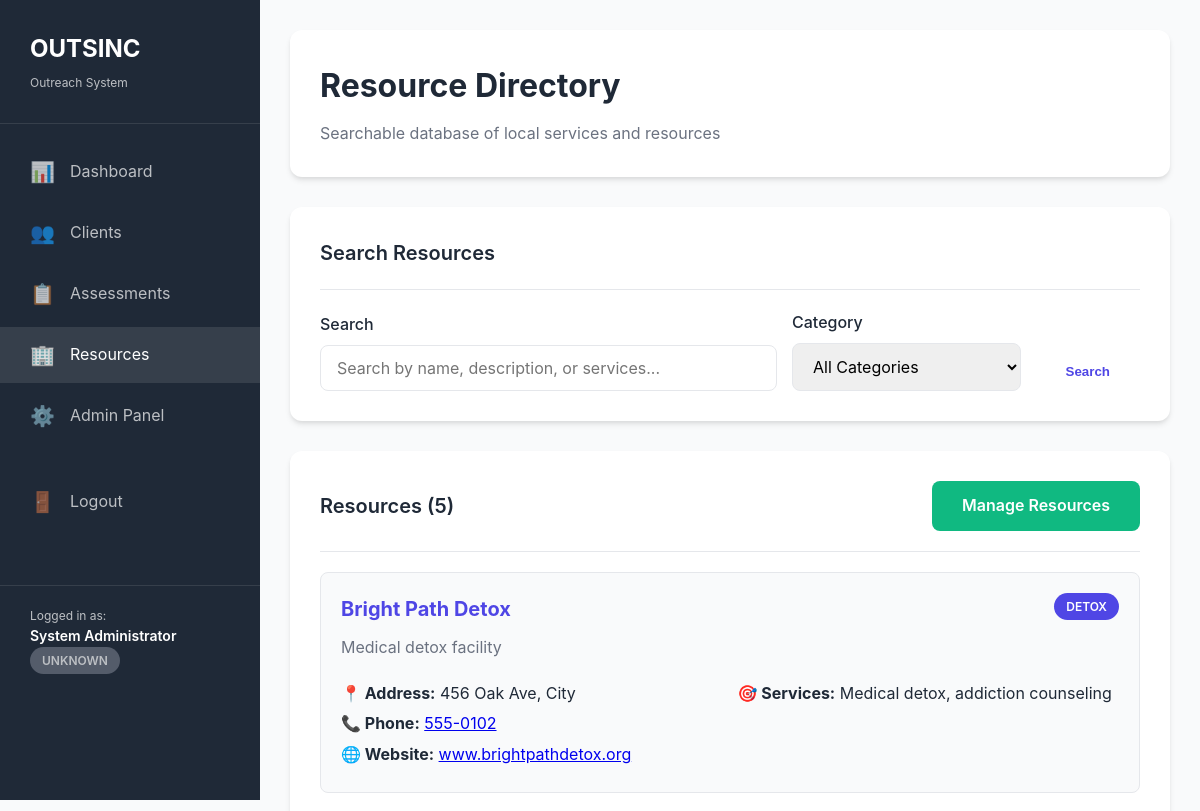
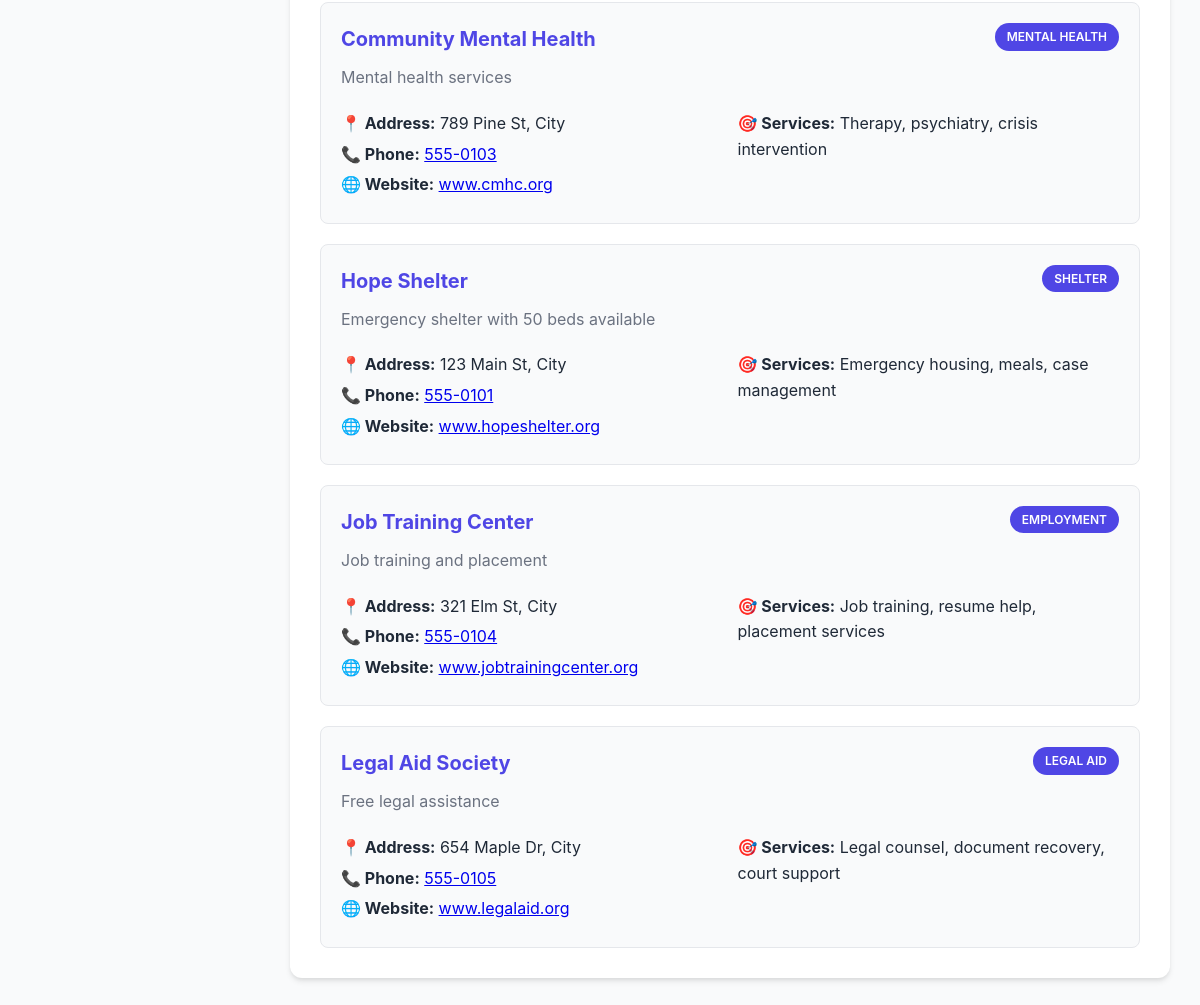
The page /modules/resources/list.php (signed in) on the database its author committed (2 pictures, top to bottom).
### tables this page shows
CREATE TABLE IF NOT EXISTS resources (
    id INT AUTO_INCREMENT PRIMARY KEY,
    name VARCHAR(200) NOT NULL,
    category ENUM('shelter', 'housing', 'detox', 'rehab', 'mental_health', 'employment', 'legal', 'healthcare', 'food', 'transportation', 'education', 'other') NOT NULL,
    description TEXT,
    address TEXT,
    phone VARCHAR(20),
    email VARCHAR(100),
    website VARCHAR(200),
    hours_of_operation TEXT,
    eligibility_criteria TEXT,
    services_offered TEXT,
    status ENUM('active', 'inactive') DEFAULT 'active',
    created_at TIMESTAMP DEFAULT CURRENT_TIMESTAMP,
    updated_at TIMESTAMP DEFAULT CURRENT_TIMESTAMP ON UPDATE CURRENT_TIMESTAMP
);

### includes/session.php (called while the page is built, shortened)
<?php
function isLoggedIn() {
    return isset($_SESSION['user_id']) && isset($_SESSION['user_role']);
}
function hasRole($role) {
    return isLoggedIn() && $_SESSION['user_role'] === $role;
}
?>

### modules/resources/list.php (the view, shortened to what this page needs)
<?php
require_once '../../includes/session.php';
$conn = getConnection();
$resources = [];
$searchTerm = $_GET['search'] ?? '';
if ($conn) {
    $query = "SELECT * FROM resources WHERE status = 'active'";
    $params = [];
    $types = '';
    $query .= " ORDER BY name ASC";
    if ($params) {
        $stmt = $conn->prepare($query);
        array_unshift($params, $types);
        call_user_func_array([$stmt, 'bind_param'], $params);
        $stmt->execute();
        $result = $stmt->get_result();
    } else {
        $result = $conn->query($query);
    }
    if ($result) {
        while ($row = $result->fetch_assoc()) {
            $resources[] = $row;
        }
    }
}
$categories = [
    'shelter' => 'Shelter',
    'housing' => 'Housing',
    'detox' => 'Detox',
    'rehab' => 'Rehabilitation',
    'mental_health' => 'Mental Health',
    'employment' => 'Employment',
    'legal' => 'Legal Aid',
    'healthcare' => 'Healthcare',
    'food' => 'Food',
    'transportation' => 'Transportation',
    'education' => 'Education',
    'other' => 'Other'
];
?>
<!DOCTYPE html>
<html lang="en">
<head>
    <link rel="stylesheet" href="/assets/css/style.css">
</head>
<body>
    <div class="dashboard">
        <?php include '../../includes/sidebar.php'; ?>
        <div class="main-content">
            <div class="page-header">
                <h1>Resource Directory</h1>
                <p>Searchable database of local services and resources</p>
            </div>
            <div class="card">
                <div class="card-header">
                    <h2 class="card-title">Search Resources</h2>
                </div>
                <div class="card-body">
                    <form method="GET" action="">
                        <div style="display: grid; grid-template-columns: 2fr 1fr auto; gap: 15px; align-items: end;">
                            <div class="form-group" style="margin: 0;">
                                <label class="form-label">Search</label>
                                <input type="text" class="form-control" name="search"
                                       value="<?php echo htmlspecialchars($searchTerm); ?>"
                                       placeholder="Search by name, description, or services...">
                            </div>
                            <div class="form-group" style="margin: 0;">
                                <label class="form-label">Category</label>
                                <select class="form-control" name="category">
                                    <option value="">All Categories</option>
                                </select>
                            </div>
                            <button type="submit" class="btn btn-primary">Search</button>
                        </div>
                    </form>
                </div>
            </div>
            <div class="card">
                <div class="card-header">
                    <h2 class="card-title">Resources (<?php echo count($resources); ?>)</h2>
                    <?php if (hasRole('admin')): ?>
                        <a href="/admin/resources.php" class="btn btn-success">Manage Resources</a>
                    <?php endif; ?>
                </div>
                <div class="card-body">
                    <?php if (empty($resources)): ?>
                        <p class="text-center">No resources found matching your criteria.</p>
                    <?php else: ?>
                        <div style="display: grid; gap: 20px;">
                            <?php foreach ($resources as $resource): ?>
                                <div style="padding: 20px; border: 1px solid var(--border-color); border-radius: 8px; background: var(--light-color);">
                                    <div style="display: flex; justify-content: space-between; align-items: start; margin-bottom: 10px;">
                                        <h3 style="margin: 0; font-size: 20px; color: var(--primary-color);">
                                            <?php echo htmlspecialchars($resource['name']); ?>
                                        </h3>
                                        <span class="badge badge-primary"><?php echo $categories[$resource['category']] ?? $resource['category']; ?></span>
                                    </div>
                                    <?php if ($resource['description']): ?>
                                        <p style="margin: 10px 0; color: var(--gray-color);">
                                            <?php echo htmlspecialchars($resource['description']); ?>
                                        </p>
                                    <?php endif; ?>
                                    <div style="display: grid; grid-template-columns: 1fr 1fr; gap: 15px; margin-top: 15px;">
                                        <div>
                                            <?php if ($resource['address']): ?>
                                                <p style="margin: 5px 0;"><strong>📍 Address:</strong> <?php echo htmlspecialchars($resource['address']); ?></p>
                                            <?php endif; ?>
                                            <?php if ($resource['phone']): ?>
                                                <p style="margin: 5px 0;"><strong>📞 Phone:</strong> <a href="tel:<?php echo htmlspecialchars($resource['phone']); ?>"><?php echo htmlspecialchars($resource['phone']); ?></a></p>
                                            <?php endif; ?>
                                            <?php if ($resource['website']): ?>
                                                <p style="margin: 5px 0;"><strong>🌐 Website:</strong> <a href="<?php echo htmlspecialchars($resource['website']); ?>" target="_blank"><?php echo htmlspecialchars($resource['website']); ?></a></p>
                                            <?php endif; ?>
                                        </div>
                                        <div>
                                            <?php if ($resource['services_offered']): ?>
                                                <p style="margin: 5px 0;"><strong>🎯 Services:</strong> <?php echo htmlspecialchars($resource['services_offered']); ?></p>
                                            <?php endif; ?>
                                        </div>
                                    </div>
                                </div>
                            <?php endforeach; ?>
                        </div>
                    <?php endif; ?>
                </div>
            </div>
        </div>
    </div>
</body>
</html>

### assets/css/style.css (style rules this page uses)
* { margin: 0; padding: 0; box-sizing: border-box; }
:root { --primary-color: #4F46E5; --primary-dark: #4338CA; --secondary-color: #10B981; --danger-color: #EF4444; --warning-color: #F59E0B; --info-color: #3B82F6; --dark-color: #1F2937; --light-color: #F9FAFB; --gray-color: #6B7280; --border-color: #E5E7EB; --shadow: 0 4px 6px -1px rgba(0, 0, 0, 0.1), 0 2px 4px -1px rgba(0, 0, 0, 0.06); --shadow-lg: 0 20px 25px -5px rgba(0, 0, 0, 0.1), 0 10px 10px -5px rgba(0, 0, 0, 0.04); }
body { font-family: 'Poppins', -apple-system, BlinkMacSystemFont, 'Segoe UI', sans-serif; line-height: 1.6; color: var(--dark-color); background-color: #fff; }
.btn { display: inline-block; padding: 12px 30px; border-radius: 8px; text-decoration: none; font-weight: 600; transition: all 0.3s; border: none; cursor: pointer; text-align: center; }
.btn-primary { background: white; color: var(--primary-color); }
.btn-success { background: var(--secondary-color); color: white; }
.dashboard { display: flex; min-height: 100vh; background: var(--light-color); }
.main-content { margin-left: 260px; flex: 1; padding: 30px; }
.page-header { background: white; padding: 30px; border-radius: 12px; margin-bottom: 30px; box-shadow: var(--shadow); }
.page-header h1 { font-size: 32px; margin-bottom: 10px; }
.page-header p { color: var(--gray-color); }
.card { background: white; border-radius: 12px; padding: 30px; box-shadow: var(--shadow); margin-bottom: 30px; }
.card-header { display: flex; justify-content: space-between; align-items: center; margin-bottom: 20px; padding-bottom: 20px; border-bottom: 1px solid var(--border-color); }
.card-title { font-size: 20px; font-weight: 600; }
.card-body { padding: 0; }
.form-group { margin-bottom: 20px; }
.form-label { display: block; margin-bottom: 8px; font-weight: 500; color: var(--dark-color); }
.form-control { width: 100%; padding: 12px 16px; border: 1px solid var(--border-color); border-radius: 8px; font-size: 16px; font-family: inherit; transition: border-color 0.3s; }
select.form-control { cursor: pointer; }
.badge { display: inline-block; padding: 4px 12px; border-radius: 20px; font-size: 12px; font-weight: 600; text-transform: uppercase; }
.badge-primary { background: var(--primary-color); color: white; }
.badge-secondary { background: var(--gray-color); color: white; }

### rows shown on the page
resources: name "Bright Path Detox", category "DETOX", description "Medical detox facility", address "456 Oak Ave, City", phone "555-0102", website "www.brightpathdetox.org", services_offered "Medical detox, addiction counseling"
resources: name "Community Mental Health", category "MENTAL HEALTH", description "Mental health services", address "789 Pine St, City", phone "555-0103", website "www.cmhc.org", services_offered "Therapy, psychiatry, crisis intervention"
resources: name "Hope Shelter", category "SHELTER", description "Emergency shelter with 50 beds available", address "123 Main St, City", phone "555-0101", website "www.hopeshelter.org", services_offered "Emergency housing, meals, case management"
resources: name "Job Training Center", category "EMPLOYMENT", description "Job training and placement", address "321 Elm St, City", phone "555-0104", website "www.jobtrainingcenter.org", services_offered "Job training, resume help, placement services"
resources: name "Legal Aid Society", category "LEGAL AID", description "Free legal assistance", address "654 Maple Dr, City", phone "555-0105", website "www.legalaid.org", services_offered "Legal counsel, document recovery, court support"

### other values the page prints
getCurrentUserName() "System Administrator"
$badges[$role] "UNKNOWN"
count($resources) "5"
